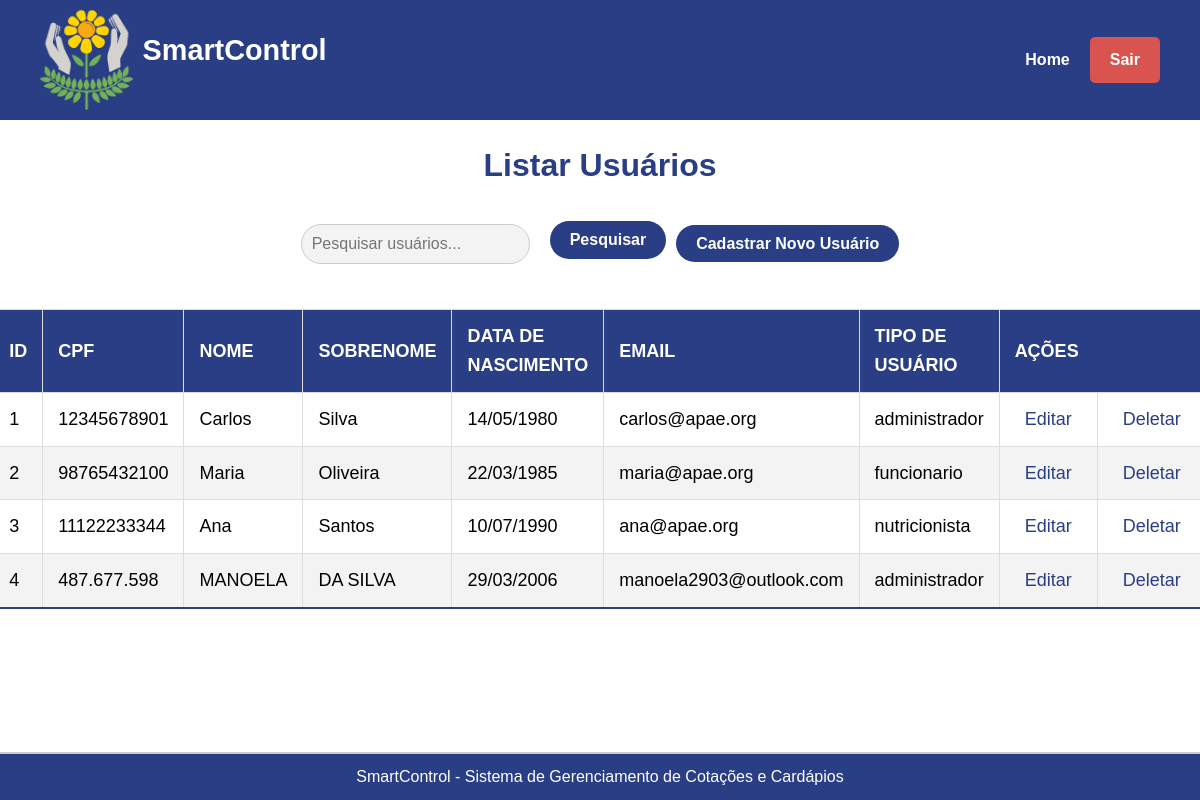
/assets/view/pages/usuario/listarUsuario/listarUsuario.php, run on the app's committed database.
### tables this page shows
CREATE TABLE `usuarios` (
  `id` int(11) NOT NULL,
  `cpf` varchar(11) NOT NULL,
  `nome` varchar(100) NOT NULL,
  `sobrenome` varchar(100) NOT NULL,
  `data_nascimento` date NOT NULL,
  `endereco` varchar(255) DEFAULT NULL,
  `telefone` varchar(15) DEFAULT NULL,
  `email` varchar(100) NOT NULL,
  `senha` varchar(255) NOT NULL,
  `tipo_usuario` enum('administrador','funcionario','nutricionista') NOT NULL,
  `crn` varchar(20) DEFAULT NULL,
  `data_criacao` timestamp NOT NULL DEFAULT current_timestamp()
);

### assets/model/pdo/DataBase.php (called while the page is built, shortened)
<?php
class Database {
    private $host = 'localhost';
    private $dbname = 'sistema_apae';
    private $username = 'root';
    private $password = '';
    public $conn;
    public function __construct()
    {
        try {
            $this->conn = new PDO("mysql:host=$this->host;dbname=$this->dbname", $this->username, $this->password);
            $this->conn->setAttribute(PDO::ATTR_ERRMODE, PDO::ERRMODE_EXCEPTION);
        } catch (PDOException $exception) {
            echo "Erro na conexão: " . $exception->getMessage();
        }
    }
    public function read($table, $columns = "*", $id = null) {
        $sql = "SELECT $columns FROM $table";
        try {
            $stmt = $this->conn->prepare($sql);
            $stmt->execute();
            return $stmt->fetchAll(PDO::FETCH_ASSOC);
        } catch (PDOException $exception) {
            echo "Erro ao ler: " . $exception->getMessage();
            return false;
        }
    }
}
?>

### assets/controller/userController.php (called while the page is built, shortened)
<?php
require_once __DIR__ . '/../model/Usuario.php';
require_once __DIR__ . '/../model/pdo/DataBase.php';
class ControladorUsuarios
{
    private $banco;
    public function __construct() {
        $this->banco = new DataBase;
    }
    public function listarUsuarios()
    {
        $usuarioBanco = $this->banco->read("usuarios");
        foreach($usuarioBanco as $usuario)
        {
            switch ($usuario['tipo_usuario']) {
                case 'nutricionista':
                    $usuarios[] = new Nutricionista($usuario['id'], $usuario['cpf'], $usuario['crn'], $usuario['nome'], $usuario['sobrenome'], $usuario['data_nascimento'], $usuario['endereco'], $usuario['telefone'], $usuario['email'], $usuario['senha'],$usuario['tipo_usuario']);
                    break;
                case 'funcionario':
                    $usuarios[] = new Funcionario($usuario['id'], $usuario['cpf'], $usuario['nome'], $usuario['sobrenome'], $usuario['data_nascimento'], $usuario['endereco'], $usuario['telefone'], $usuario['email'], $usuario['senha'],$usuario['tipo_usuario']);
                    break;
                case 'administrador':
                    $usuarios[] = new Administrador($usuario['id'], $usuario['cpf'], $usuario['nome'], $usuario['sobrenome'], $usuario['data_nascimento'], $usuario['endereco'], $usuario['telefone'], $usuario['email'], $usuario['senha'],$usuario['tipo_usuario']);
                    break;
            }
        }
        return $usuarios;
    }
}
?>

### assets/model/Usuario.php (called while the page is built, shortened)
<?php
abstract class Usuario {
    protected $id;
    protected $cpf;
    protected $nome;
    protected $sobrenome;
    protected $dataNasc;
    protected $email;
    protected $tipo_usuario;
    public function __construct($id, $cpf, $nome, $sobrenome, $dataNasc, $endereco, $telefone, $email, $senha,$tipo_usuario) {
        $this->id = $id;
        $this->cpf = $cpf;
        $this->nome = $nome;
        $this->sobrenome = $sobrenome;
        $this->dataNasc = $dataNasc;
        $this->email = $email;
        $this->tipo_usuario = $tipo_usuario;
    }
    public function getId() {
        return $this->id;
    }
    public function getCpf() {
        return $this->cpf;
    }
    public function getNome() {
        return $this->nome;
    }
    public function getSobrenome() {
        return $this->sobrenome;
    }
    public function getDataNasc() {
        return $this->dataNasc;
    }
    public function getEmail() {
        return $this->email;
    }
    public function getTipoUsuario() {
        return $this->tipo_usuario;
    }
}
?>

### assets/view/pages/global.php (called while the page is built)
<?php
function converterDataParaBR($data) {
    $dataArray = explode('-', $data);
    return $dataArray[2] . '/' . $dataArray[1] . '/' . $dataArray[0];
}
?>

### assets/view/pages/usuario/listarUsuario/listarUsuario.php (the view, shortened to what this page needs)
<?php
require_once __DIR__ . "/../../../../controller/userController.php";
require_once __DIR__ . "/../../global.php";
$controler = new ControladorUsuarios();
?>
<!DOCTYPE html>
<html lang="pt-BR">
<head>
    <link rel="stylesheet" href="../style.css">
</head>
<body>
<header>
    <section class="header-container">
        <section class="logo-container">
            <img src="../../../../../src/logo_sem_fundo.png" alt="Logo do SmartControl" class="logo">
            <h1 class="system-name">SmartControl</h1>
        </section>
        <section class="user-info">
            <a href="../../principal.php" class="home-btn">Home</a>
            <a href="logout.php" class="logout-btn">Sair</a>
        </section>
    </section>
</header>
<main>
    <h1>Listar Usuários</h1>
    <section class="search">
        <input type="text" name="search" placeholder="Pesquisar usuários...">
        <button type="submit">Pesquisar</button>
        <section class="add-user">
            <a href="../cadastroUsuario/register_user.php" class="add-user-btn">Cadastrar Novo Usuário</a>
        </section>
    </section>
    <table>
        <thead>
            <tr>
                <th>ID</th>
                <th>CPF</th>
                <th>Nome</th>
                <th>Sobrenome</th>
                <th>Data de Nascimento</th>
                <th>Email</th>
                <th>Tipo de Usuário</th>
                <th colspan="2">Ações</th>
            </tr>
        </thead>
        <tbody>
                    <?php
            $usuarios = $controler->listarUsuarios();
            if ($usuarios) {
                foreach ($usuarios as $usuario) {
                    echo "<tr>";
                    echo "<td>{$usuario->getId()}</td>";
                    echo "<td>{$usuario->getCpf()}</td>";
                    echo "<td>{$usuario->getNome()}</td>";
                    echo "<td>{$usuario->getSobrenome()}</td>";
                    echo "<td>".converterDataParaBR($usuario->getDataNasc())."</td>";
                    echo "<td>{$usuario->getEmail()}</td>";
                    echo "<td>{$usuario->getTipoUsuario()}</td>";
                    echo "<td><a href='../editarUsuario/editUsuario.php?id={$usuario->getId()}'>Editar</a></td>";
                    echo "<td><a href='../deleteUsuario/delUsuario.php?id={$usuario->getId()}'>Deletar</a></td>";
                    echo "</tr>";
                }
            } else {
                echo "<tr></tr>";
            }
            ?>
        </tbody>
    </table>
</main>
<footer>
    <p>SmartControl - Sistema de Gerenciamento de Cotações e Cardápios</p>
</footer>
</body>
</html>

### assets/view/pages/usuario/style.css (style rules this page uses)
h1 { color: #2a3e85; text-align: center; margin-bottom: 20px; }
main { display: flex; justify-content: center; align-items: center; flex-direction: column; padding: 20px; }
button { padding: 10px 20px; border: none; border-radius: 4px; background-color: #2a3e85; color: #fff; font-size: 1rem; cursor: pointer; transition: background-color 0.3s ease; align-self: flex-end; }
table { width: 100%; border-collapse: collapse; margin: 20px 0; font-size: 18px; text-align: left; }
table thead tr { background-color: #2a3e85; color: #ffffff; text-align: left; font-weight: bold; }
table th, table td { padding: 12px 15px; border: 1px solid #dddddd; }
table tbody tr { border-bottom: 1px solid #dddddd; }
table tbody tr:nth-of-type(even) { background-color: #f3f3f3; }
table tbody tr:last-of-type { border-bottom: 2px solid #2a3e85; }
.search { display: flex; align-items: baseline; justify-content: center; margin-bottom: 20px; }
.search input[type="text"] { flex: 1; padding: 10px; margin-right: 10px; border: 1px solid #ccc; border-radius: 40px; max-width: 300px; }
.search button { padding: 10px 20px; border: none; border-radius: 40px; background-color: #2a3e85; color: #fff; font-size: 1rem; cursor: pointer; margin: 10px; transition: background-color 0.3s ease; }
.home-btn, .add-user-btn { padding: 10px 20px; border: none; border-radius: 4px; background-color: #2a3e85; color: #fff; font-size: 1rem; cursor: pointer; text-decoration: none; transition: background-color 0.3s ease; }
.add-user { margin-top: 20px; text-align: right; }
footer { background-color: #2a3e85; color: #ffffff; text-align: center; padding: 10px 0; position: fixed; bottom: 0; width: 100%; }
table tbody td a { padding: 5px 10px; border-radius: 4px; color: #2a3e85; text-decoration: none; transition: background-color 0.3s ease; }
button, .add-user-btn, .home-btn { border-radius: 40px; font-weight: bold; }
footer { border-top: 2px solid #ccc; }
table th { text-transform: uppercase; }

### assets/view/pages/global.css (style rules this page uses)
* { margin: 0; padding: 0; box-sizing: border-box; font-family: 'Arial', sans-serif; }
body { background-color: #ffffff; height: 100vh; display: flex; flex-direction: column; min-height: 100vh; line-height: 1.6; }
header { background-color: #2a3e85; color: #fff; padding: 10px 20px; height: 15%; width: 100%; align-items: center; display: flex; }
.logo-container { display: flex; align-items: center; }
.logo { height: 100px; width: auto; margin-right: 10px; }
.system-name { font-size: 1.8rem; font-weight: bold; color: #ffffff; }
.user-info { display: flex; align-items: center; }
.header-container { width: 100%; padding: 10px 20px; display: flex; align-items: center; justify-content: space-between; }
.logout-btn { background-color: #d9534f; color: white; padding: 10px 20px; text-decoration: none; border-radius: 5px; font-weight: bold; transition: background-color 0.3s ease; }
input, select { width: 86%; padding: 8px; border: none; border-radius: 10px; background-color: #f3f3f3; font-size: 1rem; outline: none; transition: background-color 0.3s ease; }
button { padding: 15px; border: none; border-radius: 10px; background-color: #2a3e85; color: #ffffff; font-size: 1rem; font-weight: bold; cursor: pointer; margin-top: 20px; transition: background-color 0.3s ease; }
footer { text-align: center; padding: 20px; background-color: #2a3e85; color: #fff; width: 100%; position: fixed; bottom: 0; }

### data on the page
usuarios: id "1", cpf "12345678901", nome "Carlos", sobrenome "Silva", data_nascimento "14/05/1980", email "carlos@apae.org", tipo_usuario "administrador"
usuarios: id "2", cpf "98765432100", nome "Maria", sobrenome "Oliveira", data_nascimento "22/03/1985", email "maria@apae.org", tipo_usuario "funcionario"
usuarios: id "3", cpf "11122233344", nome "Ana", sobrenome "Santos", data_nascimento "10/07/1990", email "ana@apae.org", tipo_usuario "nutricionista"
usuarios: id "4", cpf "487.677.598", nome "MANOELA", sobrenome "DA SILVA", data_nascimento "29/03/2006", email "manoela2903@outlook.com", tipo_usuario "administrador"
